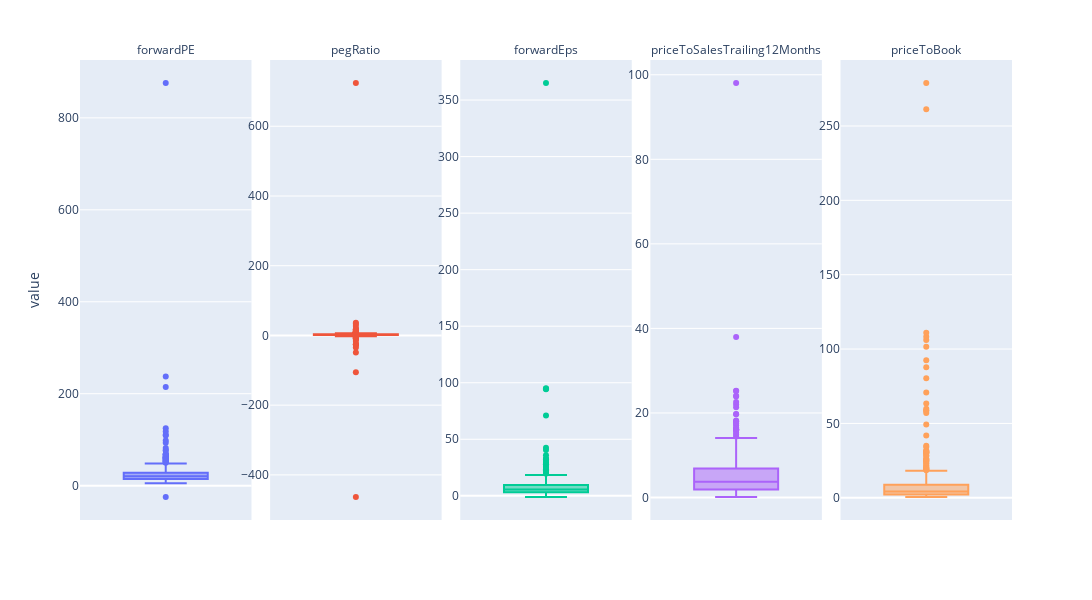

Source (notebook cell):
### Markdown cell above
## Box plots of the chosen fundamentals

### Code cell
fig = px.box(funs.melt(id_vars=["Ticker"]),
 y="value",
  facet_col="variable",
   color="variable",
   boxmode="overlay",
   hover_name="Ticker")

fig.update_layout(width=1280,
                    height=600,
                    showlegend=False)
fig.update_yaxes(matches=None,showticklabels=True)
fig.for_each_annotation(lambda a: a.update(text=a.text.split("=")[-1]))
fig.show()

### Figure 1 — Plotly figure (JSON) as saved in the notebook; plotly's stock layout.template omitted (floating-point values rounded to 4 significant figures; data arrays with more than 128 entries replaced by an {"elided": "..."} marker saying what was removed)
{"data": [{"alignmentgroup": "True", "hovertemplate": "<b>%{hovertext}</b><br><br>variable=forwardPE<br>value=%{y}<extra></extra>", "hovertext": {"elided": "462 str values"}, "legendgroup": "forwardPE", "marker": {"color": "#636efa"}, "name": "forwardPE", "notched": false, "offsetgroup": "forwardPE", "orientation": "v", "showlegend": true, "type": "box", "x0": " ", "xaxis": "x", "y": {"elided": "462 float values"}, "y0": " ", "yaxis": "y"}, {"alignmentgroup": "True", "hovertemplate": "<b>%{hovertext}</b><br><br>variable=pegRatio<br>value=%{y}<extra></extra>", "hovertext": {"elided": "462 str values"}, "legendgroup": "pegRatio", "marker": {"color": "#EF553B"}, "name": "pegRatio", "notched": false, "offsetgroup": "pegRatio", "orientation": "v", "showlegend": true, "type": "box", "x0": " ", "xaxis": "x2", "y": {"elided": "462 float values"}, "y0": " ", "yaxis": "y2"}, {"alignmentgroup": "True", "hovertemplate": "<b>%{hovertext}</b><br><br>variable=forwardEps<br>value=%{y}<extra></extra>", "hovertext": {"elided": "462 str values"}, "legendgroup": "forwardEps", "marker": {"color": "#00cc96"}, "name": "forwardEps", "notched": false, "offsetgroup": "forwardEps", "orientation": "v", "showlegend": true, "type": "box", "x0": " ", "xaxis": "x3", "y": {"elided": "462 float values"}, "y0": " ", "yaxis": "y3"}, {"alignmentgroup": "True", "hovertemplate": "<b>%{hovertext}</b><br><br>variable=priceToSalesTrailing12Months<br>value=%{y}<extra></extra>", "hovertext": {"elided": "462 str values"}, "legendgroup": "priceToSalesTrailing12Months", "marker": {"color": "#ab63fa"}, "name": "priceToSalesTrailing12Months", "notched": false, "offsetgroup": "priceToSalesTrailing12Months", "orientation": "v", "showlegend": true, "type": "box", "x0": " ", "xaxis": "x4", "y": {"elided": "462 float values"}, "y0": " ", "yaxis": "y4"}, {"alignmentgroup": "True", "hovertemplate": "<b>%{hovertext}</b><br><br>variable=priceToBook<br>value=%{y}<extra></extra>", "hovertext": {"elided": "462 str values"}, "legendgroup": "priceToBook", "marker": {"color": "#FFA15A"}, "name": "priceToBook", "notched": false, "offsetgroup": "priceToBook", "orientation": "v", "showlegend": true, "type": "box", "x0": " ", "xaxis": "x5", "y": {"elided": "462 float values"}, "y0": " ", "yaxis": "y5"}], "layout": {"annotations": [{"font": {}, "showarrow": false, "text": "forwardPE", "x": 0.092, "xanchor": "center", "xref": "paper", "y": 1, "yanchor": "bottom", "yref": "paper"}, {"font": {}, "showarrow": false, "text": "pegRatio", "x": 0.296, "xanchor": "center", "xref": "paper", "y": 1, "yanchor": "bottom", "yref": "paper"}, {"font": {}, "showarrow": false, "text": "forwardEps", "x": 0.5, "xanchor": "center", "xref": "paper", "y": 1, "yanchor": "bottom", "yref": "paper"}, {"font": {}, "showarrow": false, "text": "priceToSalesTrailing12Months", "x": 0.704, "xanchor": "center", "xref": "paper", "y": 1, "yanchor": "bottom", "yref": "paper"}, {"font": {}, "showarrow": false, "text": "priceToBook", "x": 0.908, "xanchor": "center", "xref": "paper", "y": 1, "yanchor": "bottom", "yref": "paper"}], "boxmode": "overlay", "height": 600, "legend": {"title": {"text": "variable"}, "tracegroupgap": 0}, "margin": {"t": 60}, "showlegend": false, "width": 1280, "xaxis": {"anchor": "y", "domain": [0, 0.184]}, "xaxis2": {"anchor": "y2", "domain": [0.204, 0.388], "matches": "x"}, "xaxis3": {"anchor": "y3", "domain": [0.408, 0.592], "matches": "x"}, "xaxis4": {"anchor": "y4", "domain": [0.612, 0.796], "matches": "x"}, "xaxis5": {"anchor": "y5", "domain": [0.816, 1], "matches": "x"}, "yaxis": {"anchor": "x", "domain": [0, 1], "showticklabels": true, "title": {"text": "value"}}, "yaxis2": {"anchor": "x2", "domain": [0, 1], "showticklabels": true}, "yaxis3": {"anchor": "x3", "domain": [0, 1], "showticklabels": true}, "yaxis4": {"anchor": "x4", "domain": [0, 1], "showticklabels": true}, "yaxis5": {"anchor": "x5", "domain": [0, 1], "showticklabels": true}}}
